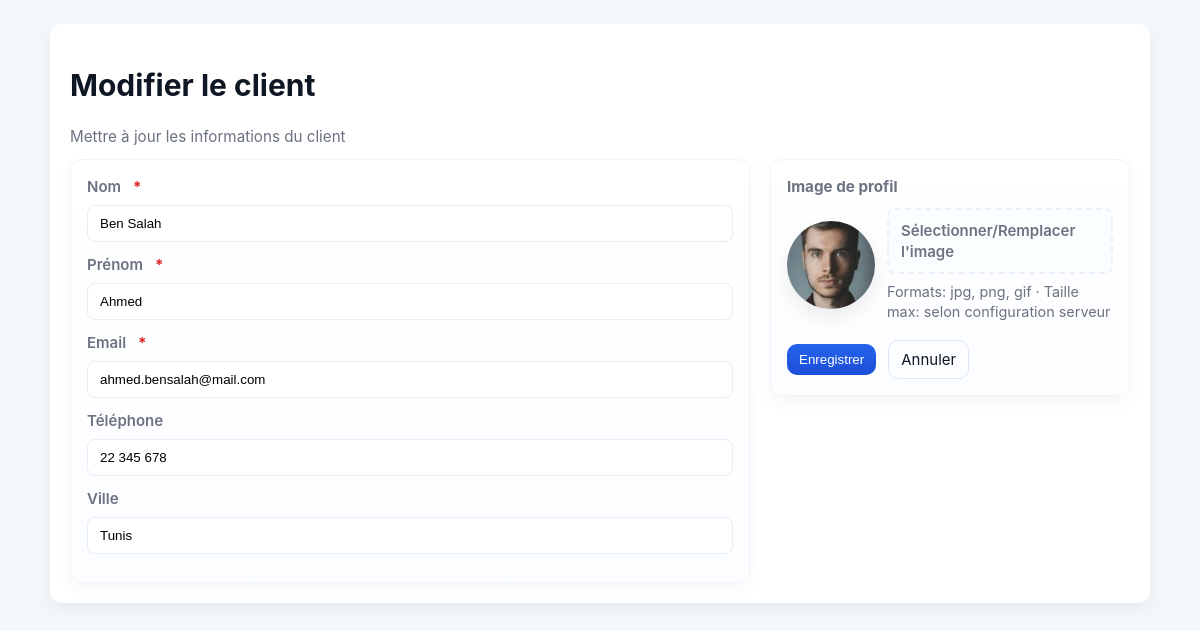
The page /edit.php?id=3 on the database its author committed.
### tables this page shows
CREATE TABLE clients (
            id INTEGER PRIMARY KEY AUTOINCREMENT,
            nom TEXT NOT NULL,
            prenom TEXT NOT NULL,
            email TEXT NOT NULL,
            tel TEXT,
            ville TEXT,
            image TEXT
        );

### db.php (called while the page is built, shortened)
<?php
function e($str) {
    return htmlspecialchars($str, ENT_QUOTES, 'UTF-8');
}
?>

### edit.php (the view, shortened to what this page needs)
<?php
require_once __DIR__ . '/db.php';
$id = isset($_GET['id']) ? (int)$_GET['id'] : 0;
$stmt = $pdo->prepare('SELECT * FROM clients WHERE id = :id');
$stmt->execute([':id' => $id]);
$client = $stmt->fetch(PDO::FETCH_ASSOC);
?>
<!doctype html>
<html lang="fr">
<head>
    <link rel="stylesheet" href="style.css">
</head>
<body>
<div class="container">
    <header class="topbar" style="margin-bottom:12px;display:flex;align-items:center;gap:12px">
        <div>
            <h1>Modifier le client</h1>
            <p class="muted">Mettre à jour les informations du client</p>
        </div>
    </header>
    <form class="form-grid" method="post" enctype="multipart/form-data" novalidate>
        <div class="form-column">
            <div class="form-card">
                <div class="form-group">
                    <label class="form-label" for="nom">Nom <span class="required" aria-hidden="true">*</span></label>
                    <div class="form-field">
                        <input id="nom" type="text" name="nom" value="<?php echo e($_POST['nom'] ?? $client['nom']); ?>" aria-required="true">
                    </div>
                </div>
                <div class="form-group">
                    <label class="form-label" for="prenom">Prénom <span class="required" aria-hidden="true">*</span></label>
                    <div class="form-field">
                        <input id="prenom" type="text" name="prenom" value="<?php echo e($_POST['prenom'] ?? $client['prenom']); ?>" aria-required="true">
                    </div>
                </div>
                <div class="form-group">
                    <label class="form-label" for="email">Email <span class="required" aria-hidden="true">*</span></label>
                    <div class="form-field">
                        <input id="email" type="email" name="email" value="<?php echo e($_POST['email'] ?? $client['email']); ?>" aria-required="true">
                    </div>
                </div>
                <div class="form-group">
                    <label class="form-label" for="tel">Téléphone</label>
                    <div class="form-field">
                        <input id="tel" type="text" name="tel" value="<?php echo e($_POST['tel'] ?? $client['tel']); ?>">
                    </div>
                </div>
                <div class="form-group">
                    <label class="form-label" for="ville">Ville</label>
                    <div class="form-field">
                        <input id="ville" type="text" name="ville" value="<?php echo e($_POST['ville'] ?? $client['ville']); ?>">
                    </div>
                </div>
            </div>
        </div>
        <aside class="form-column">
            <div class="form-card">
                <h2 class="muted" style="margin-top:0;margin-bottom:10px">Image de profil</h2>
                <div class="image-preview">
                    <?php if (!empty($client['image']) && file_exists(__DIR__ . '/uploads/' . $client['image'])): ?>
                        <img src="uploads/<?php echo e($client['image']); ?>" alt="Aperçu de l'image">
                    <?php else: ?>
                        <div class="image-placeholder"><?php echo strtoupper(substr($client['prenom'], 0, 1) . substr($client['nom'], 0, 1)); ?></div>
                    <?php endif; ?>
                    <div style="flex:1">
                        <label class="file-drop" for="image">Sélectionner/Remplacer l'image</label>
                        <p id="image-help" class="muted" style="margin-top:8px;font-size:0.9rem">Formats: jpg, png, gif · Taille max: selon configuration serveur</p>
                    </div>
                </div>
                <div class="form-actions" style="margin-top:18px">
                    <button class="btn primary" type="submit">Enregistrer</button>
                    <a class="btn secondary" href="index.php" role="button">Annuler</a>
                </div>
            </div>
        </aside>
    </form>
</div>
</body>
</html>

### style.css (style rules this page uses)
:root { --bg:#f4f7fb; --card:#ffffff; --muted:#6b7280; --text:#0f1724; --primary:#2563eb; --primary-600:#1d4ed8; --danger:#dc2626; --success:#16a34a; --surface-shadow: 0 6px 18px rgba(12, 18, 31, 0.06); }
* { box-sizing:border-box }
html,body { height:100% }
body { margin:0; background:var(--bg); color:var(--text); -webkit-font-smoothing:antialiased; -moz-osx-font-smoothing:grayscale; font-family: 'Inter', ui-sans-serif, system-ui, -apple-system, 'Segoe UI', Roboto, 'Helvetica Neue', Arial; font-size:15px; line-height:1.4; padding:24px; }
.container { max-width:1100px; margin:0 auto; background:var(--card); padding:20px; border-radius:12px; box-shadow:var(--surface-shadow); }
.topbar { display:flex;align-items:center;justify-content:space-between;margin-bottom:18px;gap:12px }
.muted { color:var(--muted);font-size:0.95rem;margin:4px 0 0 }
.btn { display:inline-flex;align-items:center;gap:8px;padding:8px 12px;border-radius:10px;text-decoration:none;color:#fff;border:none;background:var(--primary);cursor:pointer;transition:transform .12s ease, box-shadow .12s ease }
.btn.primary { background:linear-gradient(180deg,var(--primary),var(--primary-600)) }
.form-grid { display:grid;grid-template-columns:1fr 360px;gap:20px;align-items:start }
.form-column { display:block }
.form-card { padding:16px;background:linear-gradient(180deg,#fff,#fcfdff);border-radius:12px;border:1px solid #eef4fb;box-shadow:0 6px 18px rgba(2,6,23,0.04) }
.form-group { display:flex;flex-direction:column;gap:8px;margin-bottom:12px }
.form-label { font-weight:600;color:var(--muted);display:flex;align-items:center;gap:8px }
.required { color:var(--danger);font-weight:700;margin-left:4px }
.form-field input[type="text"], .form-field input[type="email"], .form-field input[type="tel"] { width:100%;padding:10px 12px;border-radius:8px;border:1px solid #e6eef6;background:#fff;transition:box-shadow .12s,border-color .12s }
.file-drop { display:inline-block;padding:10px 12px;border-radius:8px;border:2px dashed #eaf1fb;background:#fbfeff;color:var(--muted);cursor:pointer;font-weight:600 }
.image-preview { display:flex;gap:12px;align-items:center }
.image-preview img { width:88px;height:88px;border-radius:50%;object-fit:cover;box-shadow:0 8px 20px rgba(2,6,23,0.08) }
.form-actions { display:flex;gap:12px;align-items:center }
.btn.secondary { background:transparent;color:var(--text);border:1px solid #dbe7f6;box-shadow:none }
.muted { color:var(--muted) }
a.btn, button.btn { display:inline-flex }

### rows shown on the page
clients: nom "Ben Salah", prenom "Ahmed", email "ahmed.bensalah@mail.com", tel "22 345 678", ville "Tunis", image (picture)
